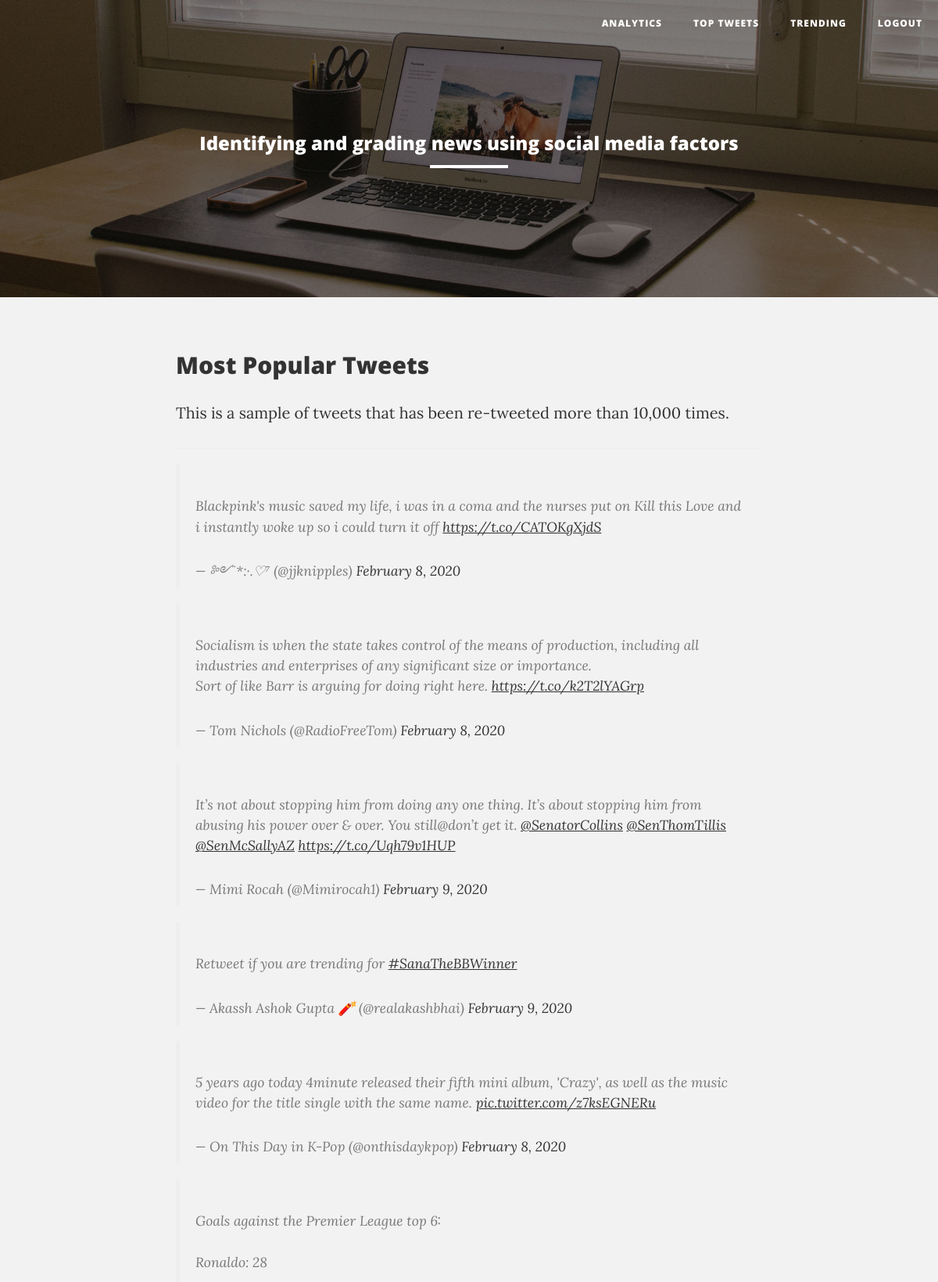
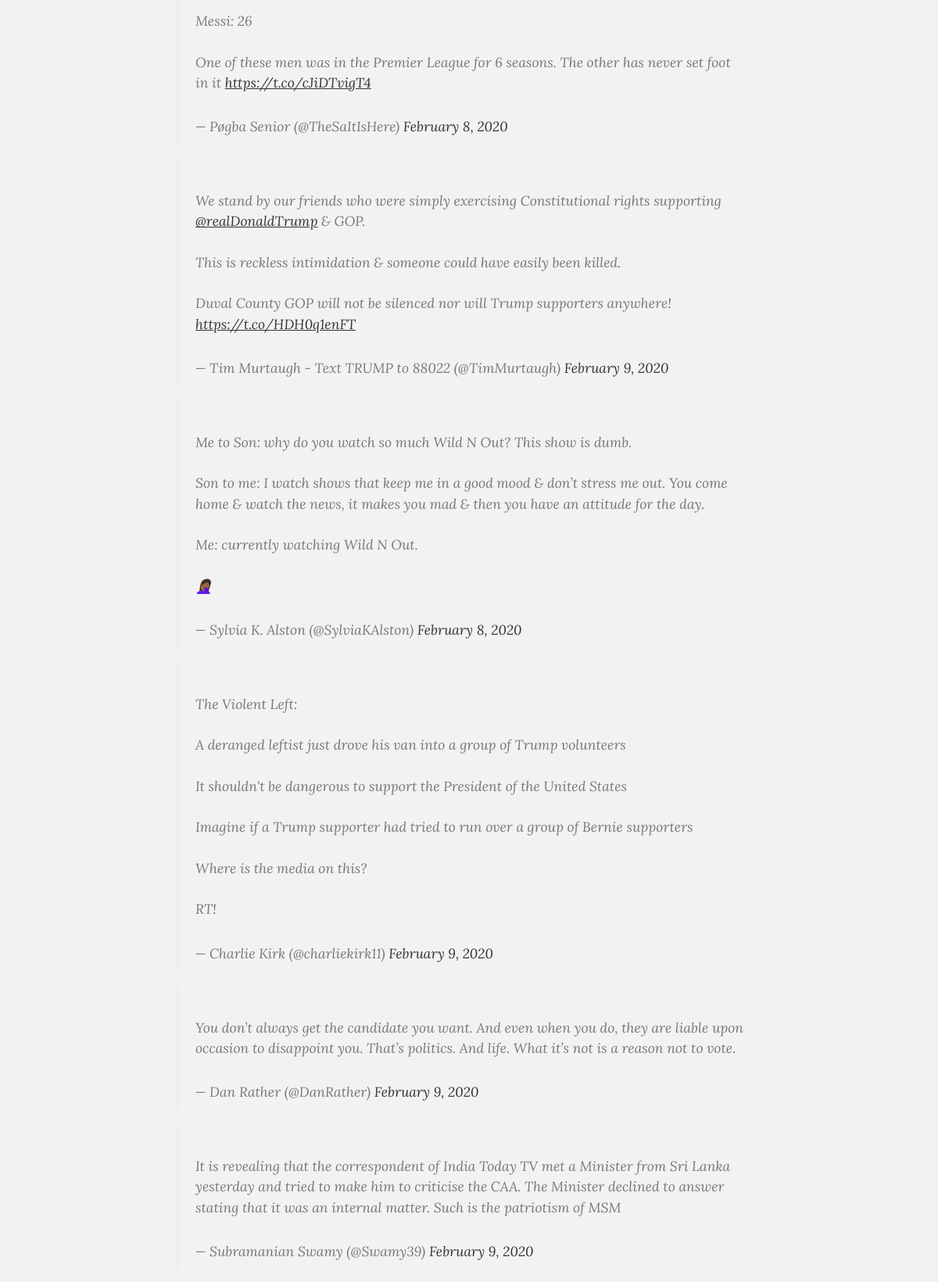
/top_tweets (upper part), run on the app's committed database (2 pictures, top to bottom).
### tables this page shows
CREATE TABLE twt_data (top_tweet TEXT, datetime TEXT);

### app.py (the view)
@app.route("/top_tweets")
def top_tweets():
    tweets, datetime_top_tweets = get_top_tweet()
    return render_template("top_tweets.html", tweets=tweets, datetime_top_tweets=datetime_top_tweets)

### app.py (called while the page is built)
def get_top_tweet():
    conn = sqlite3.connect(db)
    conn.row_factory = sqlite3.Row
    cn = conn.cursor()
    cn.execute("SELECT * FROM twt_data ORDER BY datetime DESC LIMIT 30")  # Get last 30 tweets
    result = cn.fetchall()
    tweets = []
    datetime_top_tweets = result[0]['datetime']
    for tweet in result:
        tweets.append(tweet['top_tweet'])
    conn.close()
    return tweets, datetime_top_tweets

### templates/top_tweets.html (shortened to what this page needs)
{% extends "index.html" %}
{% block main %}
    <div class="container">
        <div class="row">
            <div class="col-lg-8 col-lg-offset-2 col-md-10 col-md-offset-1">
                <h2 class="post-title">Most Popular Tweets</h2>
                <p class="post-subtitle">
                    This is a sample of tweets that has been re-tweeted more than 10,000 times.
                </p>
                <hr>
                {% for tweet in tweets %}
                    {{ tweet | safe }}
                {% endfor %}
                <br/><br/>
            </div>
        </div>
    </div>
{% endblock %}

### templates/index.html (shortened to what this page needs)
<!DOCTYPE html>
<html lang="en">
<head>
    <link href="static/css/bootstrap.min.css" rel="stylesheet">
    <link href="static/css/clean-blog.min.css" rel="stylesheet">
    <link href="http://maxcdn.bootstrapcdn.com/font-awesome/4.1.0/css/font-awesome.min.css" rel="stylesheet" type="text/css">
</head>
<body style="background:#f2f2f2">
    <nav class="navbar navbar-default navbar-custom navbar-fixed-top">
        <div class="container-fluid">
            <div class="collapse navbar-collapse" id="bs-example-navbar-collapse-1">
                <ul class="nav navbar-nav navbar-right">
                    <li>
                        <a href="{{ url_for('main') }}">Analytics</a>
                    </li>
                    <li>
                        <a href="{{ url_for('top_tweets') }}">Top Tweets</a>
                    </li>
                    <li>
                        <a href="{{ url_for('trends') }}">Trending</a>
                    </li>
                    <li>
                        <a href="/logout">Logout</a>
                    </li>
                </ul>
            </div>
        </div>
    </nav>
    <header class="intro-header" style="background-image: url('static/img/home-bg.jpg')">
        <div class="container">
            <div class="row">
                <div class="col-lg-8 col-lg-offset-2 col-md-10 col-md-offset-1">
                    <div class="site-heading">
                        <h3>Identifying and grading news using social media factors</h3>
                        <hr class="small">
                    </div>
                </div>
            </div>
        </div>
    </header>
    {% block main %}
    {% endblock %}
</body>

### data on the page
twt_data: top_tweet "Blackpink's music saved my life, i was in a coma and the nurses put on Kill this Love and i instantly woke up so i could turn it off https://t.co/CATOKgXjdS — ༻¨*:·.♡⁷ (@jjknipples) February 8, 2020"
twt_data: top_tweet "Socialism is when the state takes control of the means of production, including all industries and enterprises of any significant size or importance. Sort of like Barr is arguing for doing right here. https://t.co/k2T2lYAGrp — Tom Nichols (@RadioFreeTom) February 8, 2020"
twt_data: top_tweet "It’s not about stopping him from doing any one thing. It’s about stopping him from abusing his power over & over. You still@don’t get it. @SenatorCollins @SenThomTillis @SenMcSallyAZ https://t.co/Uqh79v1HUP — Mimi Rocah (@Mimirocah1) February 9, 2020"
twt_data: top_tweet "Retweet if you are trending for #SanaTheBBWinner — Akassh Ashok Gupta 🧨 (@realakashbhai) February 9, 2020"
twt_data: top_tweet "5 years ago today 4minute released their fifth mini album, 'Crazy', as well as the music video for the title single with the same name. pic.twitter.com/z7ksEGNERu — On This Day in K-Pop (@onthisdaykpop) February 8, 2020"
twt_data: top_tweet "Goals against the Premier League top 6: Ronaldo: 28 Messi: 26 One of these men was in the Premier League for 6 seasons. The other has never set foot in it https://t.co/cJiDTvigT4 — Pøgba Senior (@TheSaItIsHere) February 8, 2020"
twt_data: top_tweet "We stand by our friends who were simply exercising Constitutional rights supporting @realDonaldTrump & GOP. This is reckless intimidation & someone could have easily been killed. Duval County GOP will not be silenced nor will Trump supporters anywhere! https://t.co/HDH0q1enFT — Tim Murtaugh - Text TRUMP to 88022 (@TimMurtaugh) February 9, 2020"
twt_data: top_tweet "Me to Son: why do you watch so much Wild N Out? This show is dumb. Son to me: I watch shows that keep me in a good mood & don’t stress me out. You come home & watch the news, it makes you mad & then you have an attitude for the day. Me: currently watching Wild N Out. 🤦🏾‍♀️ — Sylvia K. Alston (@SylviaKAlston) February 8, 2020"
twt_data: top_tweet "The Violent Left: A deranged leftist just drove his van into a group of Trump volunteers It shouldn't be dangerous to support the President of the United States Imagine if a Trump supporter had tried to run over a group of Bernie supporters Where is the media on this? RT! — Charlie Kirk (@charliekirk11) February 9, 2020"
twt_data: top_tweet "You don’t always get the candidate you want. And even when you do, they are liable upon occasion to disappoint you. That’s politics. And life. What it’s not is a reason not to vote. — Dan Rather (@DanRather) February 9, 2020"
twt_data: top_tweet "It is revealing that the correspondent of India Today TV met a Minister from Sri Lanka yesterday and tried to make him to criticise the CAA. The Minister declined to answer stating that it was an internal matter. Such is the patriotism of MSM — Subramanian Swamy (@Swamy39) February 9, 2020"
